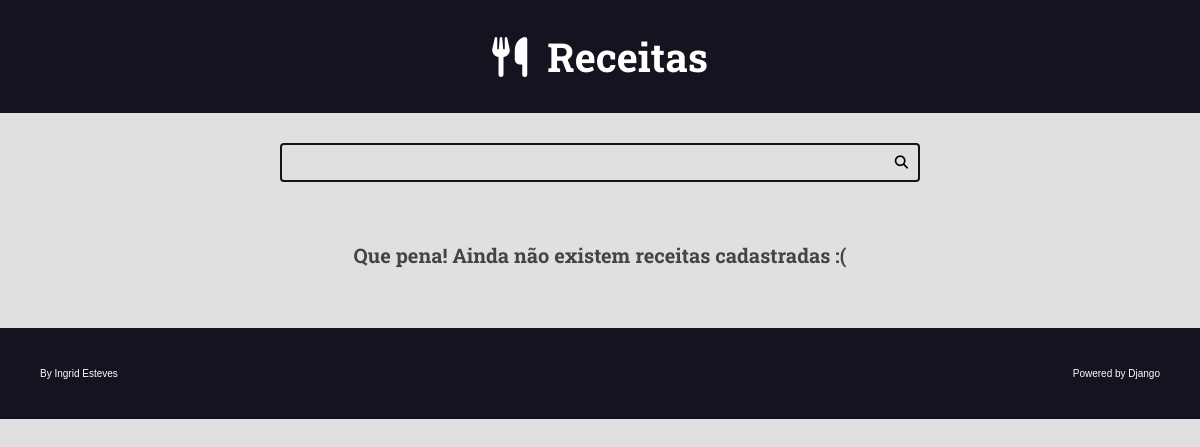
/, run on an earlier commit of the app's database.
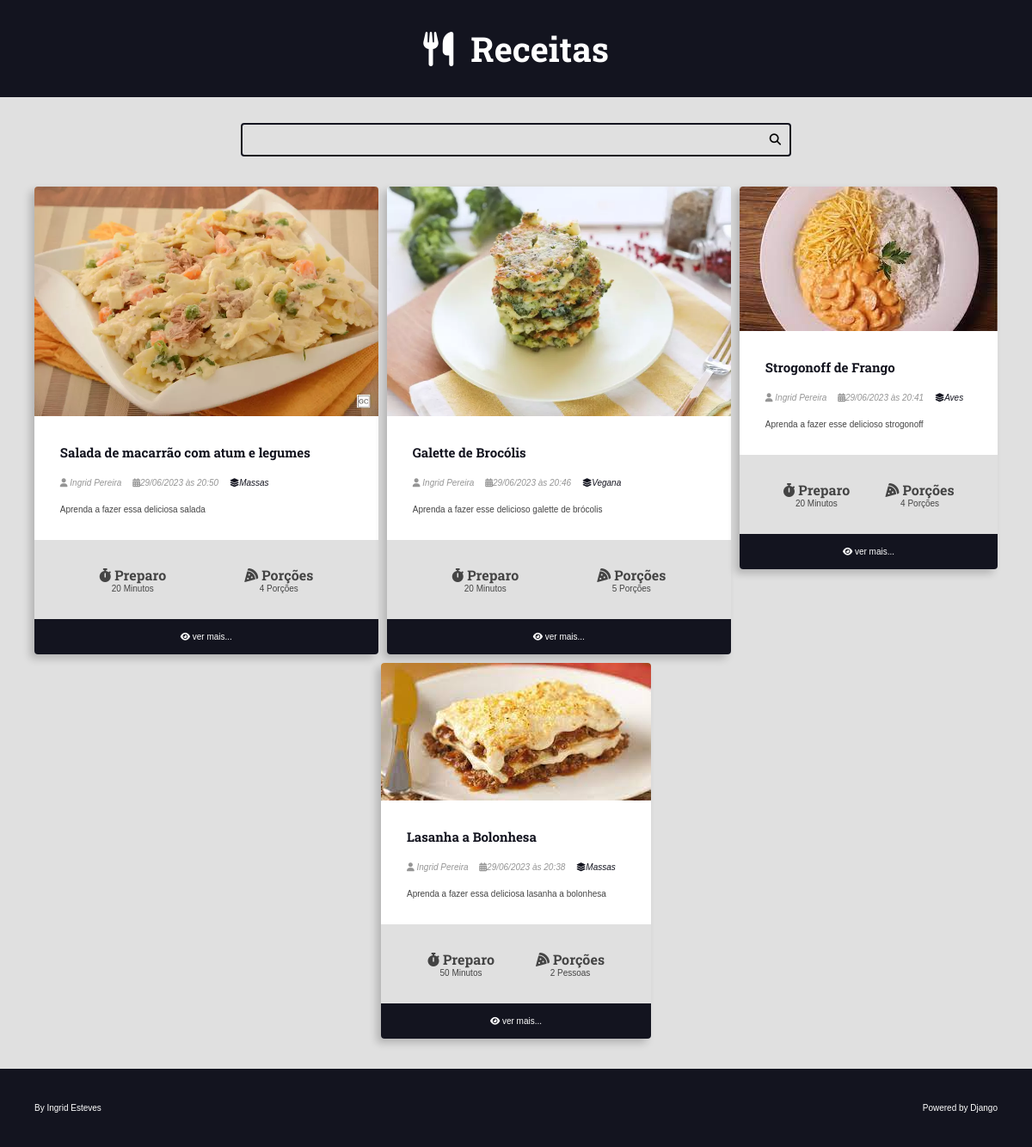
And on a later commit of the database.
### recipes/models.py (models this page shows, shortened)
class Recipe(models.Model):
    title = models.CharField(max_length=65)
    description = models.CharField(max_length=165)
    slug = models.SlugField()
    preparation_time = models.IntegerField()
    preparation_time_unit = models.CharField(max_length=65)
    servings = models.IntegerField()
    servings_unit = models.CharField(max_length=65)
    preparation_steps = models.TextField()
    preparation_steps_is_html = models.BooleanField(default=False)
    created_at = models.DateTimeField(auto_now_add=True)
    updated_at = models.DateTimeField(auto_now=True)
    is_published = models.BooleanField(default=False)
    cover = models.ImageField(upload_to='recipes/covers/%Y/%m/%d/', blank=True, default='')
    category = models.ForeignKey(
        Category, on_delete=models.SET_NULL, null=True, blank=True, default=None,
    )
    author = models.ForeignKey(
        User, on_delete=models.SET_NULL, null=True
    )

class Category(models.Model):
    name = models.CharField(max_length=65)

### recipes/views.py (the view)
# urls.py: 2. Add a URL to urlpatterns:  path('', views.home, name='home')
def home(request):
    recipes = Recipe.objects.filter(is_published=True,).order_by('-id')
    return render(request, 'recipes/pages/home.html', context={'recipes': recipes, })

### recipes/templates/recipes/pages/home.html (shortened to what this page needs)
{% extends 'global/base.html' %}
{% block content %}
<div class="main-content main-containt-list container flex flex-wrap">
    {% for recipe in recipes %}
        {% include 'recipes/partials/recipe.html' %}
    {% empty %}
        <div class="center m-y">
            <h1>Que pena! Ainda não existem receitas cadastradas :(</h1>
        </div>
    {% endfor %}
</div>
{% endblock content %}

### base_templates/global/base.html (shortened to what this page needs)
<!DOCTYPE html>
<html lang="pt-BR">
<head>
    {% include 'recipes/partials/head.html' %}
</head>
<body>
    {% include 'recipes/partials/header.html' %}
    {% include 'recipes/partials/search.html' %}
    <main class="main-content-container">
        {% block content %}
        {% endblock content %}
    </main>
    {% include 'recipes/partials/footer.html' %}
</body>
</html>

### recipes/templates/recipes/partials/head.html (shortened to what this page needs)
{% load static %}
<link rel="stylesheet" href="https://cdnjs.cloudflare.com/ajax/libs/font-awesome/6.4.0/css/fontawesome.min.css" />
<link rel="stylesheet" href="https://cdnjs.cloudflare.com/ajax/libs/font-awesome/6.4.0/css/brands.min.css" />
<link rel="stylesheet" href="https://cdnjs.cloudflare.com/ajax/libs/font-awesome/6.4.0/css/solid.min.css" />
<link rel="stylesheet" href="{% static 'recipes/css/styles.css' %}">
<link rel="stylesheet" href="{% static 'global/css/global-style.css' %}">

### recipes/templates/recipes/partials/header.html
<header class="main-header-container">
    <div class="main-header container">
        <h1>
            <a class="main-logo" href="{% url 'recipes:home' %}">
                <i class="fas fa-utensils main-logo-icon"></i>
                <span class="main-logo-text">Receitas</span>
            </a>
        </h1>
    </div>
</header>

### recipes/templates/recipes/partials/search.html
<div class="search-container">
    <div class="container">
        <form action="" class="search-form">
            <input type="search" class="search-input" name="search">
            <button type="submit" class="search-button"><i class="fas fa-search"></i></button>
        </form>
    </div>
</div>

### recipes/templates/recipes/partials/recipe.html (shortened to what this page needs)
<div class="recipe recipe-list-item">
    {% if recipe.cover %}
        <div class="recipe-cover">
            <a href="{% url 'recipes:recipe' recipe.id %}">
                <img src="{{ recipe.cover.url }}" alt="Imagem Temporária">
            </a>
        </div>
    {% endif %}
    <div class="recipe-title-container">
        <h2 class="recipe-title">
            <a href="{% url 'recipes:recipe' recipe.id %}">
                {{ recipe.title }}
            </a>
        </h2>
    </div>
    <div class="recipe-author">
        {% if recipe.author is not None %}
            <span class="recipe-author-item">
                <i class="fas fa-user"></i>
                {% if recipe.author.first_name %}
                    {{ recipe.author.first_name }} {{ recipe.author.last_name }}
                {% else %}
                    {{ recipe.author.username }}
                {% endif %}
            </span>
        {% endif %}
        <span class="recipe-author-item">
            <i class="fas fa-calendar-alt"></i>{{ recipe.created_at|date:"d/m/Y" }} às {{ recipe.created_at|date:"H:i" }}
        </span>
        {% if recipe.category is not None %}
            <span class="recipe-author-item">
                <a href="{% url 'recipes:category' recipe.category.id %}"><i class="fas fa-layer-group"></i><span>{{ recipe.category.name }}</span></a>
            </span>
        {% endif %}
    </div>
    <div class="recipe-content">
        <p>{{ recipe.description }}</p>
    </div>
    <div class="recipe-meta-container">
        <div class="recipe-meta recipe-preparation">
            <h3 class="recipe-meta-title"><i class="fas fa-stopwatch"></i> Preparo</h3>
            <div class="recipe-meta-text">
                {{ recipe.preparation_time }} {{ recipe.preparation_time_unit }}
            </div>
        </div>
        <div class="recipe-meta recipe-servings">
            <h3 class="recipe-meta-title"><i class="fas fa-pizza-slice"></i> Porções</h3>
            <div class="recipe-meta-text">
                {{ recipe.servings }} {{ recipe.servings_unit }}
            </div>
        </div>
    </div>
    {% if is_detail_page is not True %}
        <footer class="recipe-footer">
            <a class="recipe-read-more button button-dark button-full-width" href="{% url 'recipes:recipe' recipe.id %}">
                <i class="fas fa-eye"></i>
                <span>ver mais...</span>
            </a>
        </footer>
    {% endif %}
</div>

### recipes/templates/recipes/partials/footer.html
<footer class="main-footer">
    <div class="developer">
      <a href="https://github.com/IngridEsteves" target="_blank" rel="noreferrer noopener">By Ingrid Esteves</a>
    </div>
    <div class="powered">
      <a href="https://www.djangoproject.com/" target="_blank" rel="noreferrer noopener">Powered by Django</a>
    </div>
  </footer>

### recipes/static/recipes/css/styles.css (style rules this page uses)
:root { --color-primary: #269fe6; --color-primary-hover: #2086c2; --color-primary-dark: #13141f; --color-primary-dark-hover: #212336; --color-primary-light: #d4ecfa; --color-primary-light-hover: #bdd8e7; --color-white: #fff; --color-black: #000; --color-dark-text: #444; --color-info-light: #cce5ff; --color-debug-light: #cce5ff; --color-success-light: #d4edda; --color-alert-light: #fff3cd; --color-warning-light: #fff3cd; --color-error-light: #f8d7da; --color-info-dark: #4d86c4; --color-debug-dark: #4d86c4; --color-success-dark: #4a9c5d; --color-alert-dark: #927f40; --color-warning-dark: #927f40; --color-error-dark: #da525d; --color-gray-0: #f9f9f9; --color-gray-1: #e0e0e0; --color-gray-2: #c7c7c7; --color-gray-3: #aeaeae; --color-gray-4: #959595; --color-gray-5: #7d7d7d; --color-gray-6: #646464; --color-gray-7: #4b4b4b; --color-gray-8: #323232; --color-gray-9: #191919; --font-primary: sans-serif; --font-headings: 'Roboto Slab', serif; --spacing-gutter-medium: 3rem; --spacing-gutter-large: 4rem; }
* { padding: 0; margin: 0; box-sizing: border-box; }
html { font-size: 62.5%; }
body { font-size: 1.6 rem; font-family: var(--font-primary); background: var(--color-gray-1); color: var(--color-dark-text); }
h1, h2, h3, h4, h5, h6 { font-family: var(--font-headings); }
.container { max-width: 144rem; margin: 0 auto; padding: var(--spacing-gutter-medium); justify-content: center; }
.main-header-container { background: var(--color-primary-dark); }
.main-logo { font-size: 4rem; color: var(--color-white); text-decoration: none; display: flex; flex-flow: row nowrap; align-items: center; justify-content: center; width: fit-content; margin: 0 auto; }
.main-logo-icon { margin-right: 2rem; }
.search-form { border: .2rem solid var(--color-primary-dark); max-width: 64rem; margin: 0 auto; border-radius: .4rem; position: relative; transition: all 300ms ease-in-out; }
.search-input, .search-button { border: none; background: none; outline: none; padding: 1rem; transition: all 300ms ease-in-out; }
.search-input { width: 100%; padding-right: 3rem; }
.search-button { position: absolute; top: 0; right: 0; }
.main-content { padding-top: 0; }
.flex { display: flex; }
.flex-wrap { flex-wrap: wrap; }
.recipe { background: var(--color-white); box-shadow: -5px 5px 10px rgba(0, 0, 0, .2); transform: scale(1); transition: all 300ms ease-in-out; border-radius: .4rem; overflow: hidden; }
.recipe img { max-width: 100%; }
.recipe-list-item { max-width: 40rem; margin: 5px; height: fit-content; }
.recipe-title-container { padding: var(--spacing-gutter-medium); padding-bottom: 2rem; }
.recipe-title-container a { text-decoration: none; color: var(--color-primary-dark); }
.recipe-author { padding: 0 var(--spacing-gutter-medium); color: var(--color-gray-4); }
.recipe-author-item { color: var(--color-gray-4); margin-right: 1rem; font-style: italic; font-size: 1rem; }
.recipe-author a { color: var(--color-primary-dark); transition: all 300ms ease-in-out; text-decoration: none; }
.recipe-content { padding: var(--spacing-gutter-medium); padding-top: 2rem; }
.recipe-meta-container { display: flex; flex-flow: row wrap; padding: var(--spacing-gutter-medium); background: var(--color-gray-1); }
.recipe-meta { display: flex; flex-flow: column nowrap; flex-shrink: 1; flex-grow: 1; text-align: center; }
.recipe-meta-title { font-size: 1.6rem; }
.recipe-footer a { background: var(--color-primary-dark); display: block; color: var(--color-white); text-decoration: none; text-align: center; padding: 1.5rem var(--spacing-gutter-medium); transition: all 300ms ease-in-out; }
.main-footer { display: flex; align-items: center; justify-content: space-between; background: var(--color-primary-dark); color: var(--color-white); padding: var(--spacing-gutter-large); }
.main-footer a { color: var(--color-white); text-decoration: none; transition: all 300ms ease-in-out; }

What changed in the data, as far as the page shows it:
added Recipe: cover (picture), title "Salada de macarrão com atum e legumes", author.first_name "Ingrid", author.last_name "Pereira", created_at "29/06/2023", created_at "20:50", category.name "Massas", description "Aprenda a fazer essa deliciosa salada", preparation_time "20", preparation_time_unit "Minutos", servings "4", servings_unit "Porções"
added Recipe: cover (picture), title "Galette de Brocólis", author.first_name "Ingrid", author.last_name "Pereira", created_at "29/06/2023", created_at "20:46", category.name "Vegana", description "Aprenda a fazer esse delicioso galette de brócolis", preparation_time "20", preparation_time_unit "Minutos", servings "5", servings_unit "Porções"
added Recipe: cover (picture), title "Strogonoff de Frango", author.first_name "Ingrid", author.last_name "Pereira", created_at "29/06/2023", created_at "20:41", category.name "Aves", description "Aprenda a fazer esse delicioso strogonoff", preparation_time "20", preparation_time_unit "Minutos", servings "4", servings_unit "Porções"
added Recipe: cover (picture), title "Lasanha a Bolonhesa", author.first_name "Ingrid", author.last_name "Pereira", created_at "29/06/2023", created_at "20:38", category.name "Massas", description "Aprenda a fazer essa deliciosa lasanha a bolonhesa", preparation_time "50", preparation_time_unit "Minutos", servings "2", servings_unit "Pessoas"
Also different on the page:
text no longer shown: "Que pena! Ainda não existem receitas cadastradas :("
